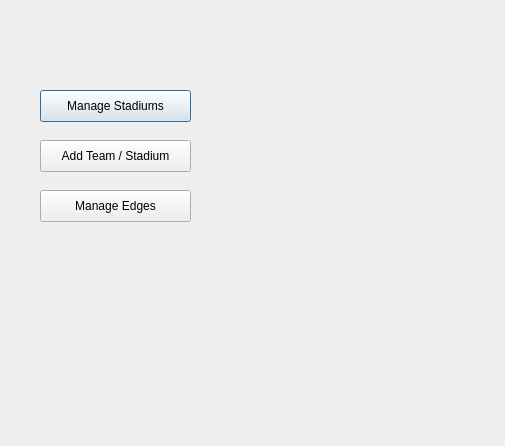
<?xml version="1.0" encoding="UTF-8"?>
<ui version="4.0">
 <class>AdministratorActions</class>
 <widget class="QDialog" name="AdministratorActions">
  <property name="geometry">
   <rect>
    <x>0</x>
    <y>0</y>
    <width>505</width>
    <height>446</height>
   </rect>
  </property>
  <property name="windowTitle">
   <string>Dialog</string>
  </property>
  <widget class="QPushButton" name="manage_stadiums_button">
   <property name="geometry">
    <rect>
     <x>40</x>
     <y>90</y>
     <width>151</width>
     <height>32</height>
    </rect>
   </property>
   <property name="text">
    <string>Manage Stadiums</string>
   </property>
  </widget>
  <widget class="QPushButton" name="add_stadium_button">
   <property name="geometry">
    <rect>
     <x>40</x>
     <y>140</y>
     <width>151</width>
     <height>32</height>
    </rect>
   </property>
   <property name="text">
    <string>Add Team / Stadium</string>
   </property>
  </widget>
  <widget class="QPushButton" name="manage_edges_button">
   <property name="geometry">
    <rect>
     <x>40</x>
     <y>190</y>
     <width>151</width>
     <height>32</height>
    </rect>
   </property>
   <property name="text">
    <string>Manage Edges</string>
   </property>
  </widget>
 </widget>
 <resources/>
 <connections/>
</ui>
